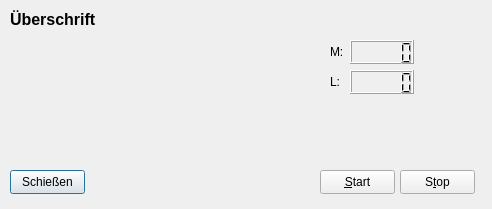
<ui version="4.0" >
 <class>MainDlg</class>
 <widget class="QDialog" name="MainDlg" >
  <property name="geometry" >
   <rect>
    <x>0</x>
    <y>0</y>
    <width>492</width>
    <height>209</height>
   </rect>
  </property>
  <property name="windowTitle" >
   <string>Dialog</string>
  </property>
  <widget class="QLabel" name="label_6" >
   <property name="geometry" >
    <rect>
     <x>10</x>
     <y>10</y>
     <width>111</width>
     <height>16</height>
    </rect>
   </property>
   <property name="text" >
    <string>&lt;!DOCTYPE HTML PUBLIC "-//W3C//DTD HTML 4.0//EN" "http://www.w3.org/TR/REC-html40/strict.dtd">
&lt;html>&lt;head>&lt;meta name="qrichtext" content="1" />&lt;style type="text/css">
p, li { white-space: pre-wrap; }
&lt;/style>&lt;/head>&lt;body style=" font-family:'MS Shell Dlg 2'; font-size:8.25pt; font-weight:400; font-style:normal;">
&lt;p style=" margin-top:0px; margin-bottom:0px; margin-left:0px; margin-right:0px; -qt-block-indent:0; text-indent:0px;">&lt;span style=" font-size:12pt; font-weight:600;">Überschrift&lt;/span>&lt;/p>&lt;/body>&lt;/html></string>
   </property>
  </widget>
  <widget class="QPushButton" name="closeButton" >
   <property name="geometry" >
    <rect>
     <x>10</x>
     <y>170</y>
     <width>75</width>
     <height>24</height>
    </rect>
   </property>
   <property name="text" >
    <string>Schießen</string>
   </property>
  </widget>
  <widget class="QPushButton" name="start" >
   <property name="geometry" >
    <rect>
     <x>320</x>
     <y>170</y>
     <width>75</width>
     <height>24</height>
    </rect>
   </property>
   <property name="text" >
    <string>&amp;Start</string>
   </property>
  </widget>
  <widget class="QPushButton" name="stop" >
   <property name="geometry" >
    <rect>
     <x>400</x>
     <y>170</y>
     <width>75</width>
     <height>24</height>
    </rect>
   </property>
   <property name="text" >
    <string>S&amp;top</string>
   </property>
  </widget>
  <widget class="QWidget" name="layoutWidget" >
   <property name="geometry" >
    <rect>
     <x>10</x>
     <y>40</y>
     <width>301</width>
     <height>116</height>
    </rect>
   </property>
   <layout class="QGridLayout" name="gridLayout" >
    <item row="0" column="0" >
     <widget class="QLabel" name="l1" >
      <property name="text" >
       <string/>
      </property>
     </widget>
    </item>
    <item row="0" column="1" >
     <widget class="QLabel" name="l2" >
      <property name="text" >
       <string/>
      </property>
     </widget>
    </item>
    <item row="0" column="2" >
     <widget class="QLabel" name="l3" >
      <property name="text" >
       <string/>
      </property>
     </widget>
    </item>
    <item row="0" column="3" >
     <widget class="QLabel" name="l4" >
      <property name="text" >
       <string/>
      </property>
     </widget>
    </item>
    <item row="0" column="4" >
     <widget class="QLabel" name="l5" >
      <property name="text" >
       <string/>
      </property>
     </widget>
    </item>
    <item row="0" column="5" >
     <widget class="QLabel" name="l6" >
      <property name="text" >
       <string/>
      </property>
     </widget>
    </item>
    <item row="1" column="0" >
     <widget class="QLabel" name="l7" >
      <property name="text" >
       <string/>
      </property>
     </widget>
    </item>
    <item row="1" column="1" >
     <widget class="QLabel" name="l8" >
      <property name="text" >
       <string/>
      </property>
     </widget>
    </item>
    <item row="1" column="4" >
     <widget class="QLabel" name="l11" >
      <property name="text" >
       <string/>
      </property>
     </widget>
    </item>
    <item row="1" column="5" >
     <widget class="QLabel" name="l12" >
      <property name="text" >
       <string/>
      </property>
     </widget>
    </item>
    <item row="2" column="0" >
     <widget class="QLabel" name="l13" >
      <property name="text" >
       <string/>
      </property>
     </widget>
    </item>
    <item row="2" column="1" >
     <widget class="QLabel" name="l14" >
      <property name="text" >
       <string/>
      </property>
     </widget>
    </item>
    <item row="2" column="2" >
     <widget class="QLabel" name="l15" >
      <property name="text" >
       <string/>
      </property>
     </widget>
    </item>
    <item row="2" column="3" >
     <widget class="QLabel" name="l16" >
      <property name="text" >
       <string/>
      </property>
     </widget>
    </item>
    <item row="2" column="4" >
     <widget class="QLabel" name="l17" >
      <property name="text" >
       <string/>
      </property>
     </widget>
    </item>
    <item row="2" column="5" >
     <widget class="QLabel" name="l18" >
      <property name="text" >
       <string/>
      </property>
     </widget>
    </item>
    <item row="3" column="0" >
     <widget class="QLabel" name="l19" >
      <property name="text" >
       <string/>
      </property>
     </widget>
    </item>
    <item row="3" column="1" >
     <widget class="QLabel" name="l20" >
      <property name="text" >
       <string/>
      </property>
     </widget>
    </item>
    <item row="3" column="2" >
     <widget class="QLabel" name="l21" >
      <property name="text" >
       <string/>
      </property>
     </widget>
    </item>
    <item row="3" column="3" >
     <widget class="QLabel" name="l22" >
      <property name="text" >
       <string/>
      </property>
     </widget>
    </item>
    <item row="3" column="4" >
     <widget class="QLabel" name="l23" >
      <property name="text" >
       <string/>
      </property>
     </widget>
    </item>
    <item row="3" column="5" >
     <widget class="QLabel" name="l24" >
      <property name="text" >
       <string/>
      </property>
     </widget>
    </item>
    <item row="4" column="0" >
     <widget class="QLabel" name="l25" >
      <property name="text" >
       <string/>
      </property>
     </widget>
    </item>
    <item row="4" column="1" >
     <widget class="QLabel" name="l26" >
      <property name="text" >
       <string/>
      </property>
     </widget>
    </item>
    <item row="4" column="2" >
     <widget class="QLabel" name="l27" >
      <property name="text" >
       <string/>
      </property>
     </widget>
    </item>
    <item row="4" column="3" >
     <widget class="QLabel" name="l28" >
      <property name="text" >
       <string/>
      </property>
     </widget>
    </item>
    <item row="4" column="4" >
     <widget class="QLabel" name="l29" >
      <property name="text" >
       <string/>
      </property>
     </widget>
    </item>
    <item row="4" column="5" >
     <widget class="QLabel" name="l30" >
      <property name="text" >
       <string/>
      </property>
     </widget>
    </item>
    <item row="5" column="0" >
     <widget class="QLabel" name="l31" >
      <property name="text" >
       <string/>
      </property>
     </widget>
    </item>
    <item row="5" column="1" >
     <widget class="QLabel" name="l32" >
      <property name="text" >
       <string/>
      </property>
     </widget>
    </item>
    <item row="5" column="2" >
     <widget class="QLabel" name="l33" >
      <property name="text" >
       <string/>
      </property>
     </widget>
    </item>
    <item row="5" column="3" >
     <widget class="QLabel" name="l34" >
      <property name="text" >
       <string/>
      </property>
     </widget>
    </item>
    <item row="5" column="4" >
     <widget class="QLabel" name="l35" >
      <property name="text" >
       <string/>
      </property>
     </widget>
    </item>
    <item row="5" column="5" >
     <widget class="QLabel" name="l36" >
      <property name="text" >
       <string/>
      </property>
     </widget>
    </item>
    <item row="1" column="2" >
     <widget class="QLabel" name="l9" >
      <property name="text" >
       <string/>
      </property>
     </widget>
    </item>
    <item row="1" column="3" >
     <widget class="QLabel" name="l10" >
      <property name="text" >
       <string/>
      </property>
     </widget>
    </item>
   </layout>
  </widget>
  <widget class="QWidget" name="layoutWidget" >
   <property name="geometry" >
    <rect>
     <x>330</x>
     <y>40</y>
     <width>84</width>
     <height>54</height>
    </rect>
   </property>
   <layout class="QGridLayout" name="gridLayout_2" >
    <item row="0" column="0" >
     <widget class="QLabel" name="label_33" >
      <property name="text" >
       <string>M:</string>
      </property>
     </widget>
    </item>
    <item row="0" column="1" >
     <widget class="QLCDNumber" name="lcdNumber_m" />
    </item>
    <item row="1" column="0" >
     <widget class="QLabel" name="label_36" >
      <property name="text" >
       <string>L:</string>
      </property>
     </widget>
    </item>
    <item row="1" column="1" >
     <widget class="QLCDNumber" name="lcdNumber_l" />
    </item>
   </layout>
  </widget>
 </widget>
 <resources/>
 <connections>
  <connection>
   <sender>closeButton</sender>
   <signal>clicked()</signal>
   <receiver>MainDlg</receiver>
   <slot>accept()</slot>
   <hints>
    <hint type="sourcelabel" >
     <x>56</x>
     <y>182</y>
    </hint>
    <hint type="destinationlabel" >
     <x>171</x>
     <y>173</y>
    </hint>
   </hints>
  </connection>
 </connections>
</ui>
